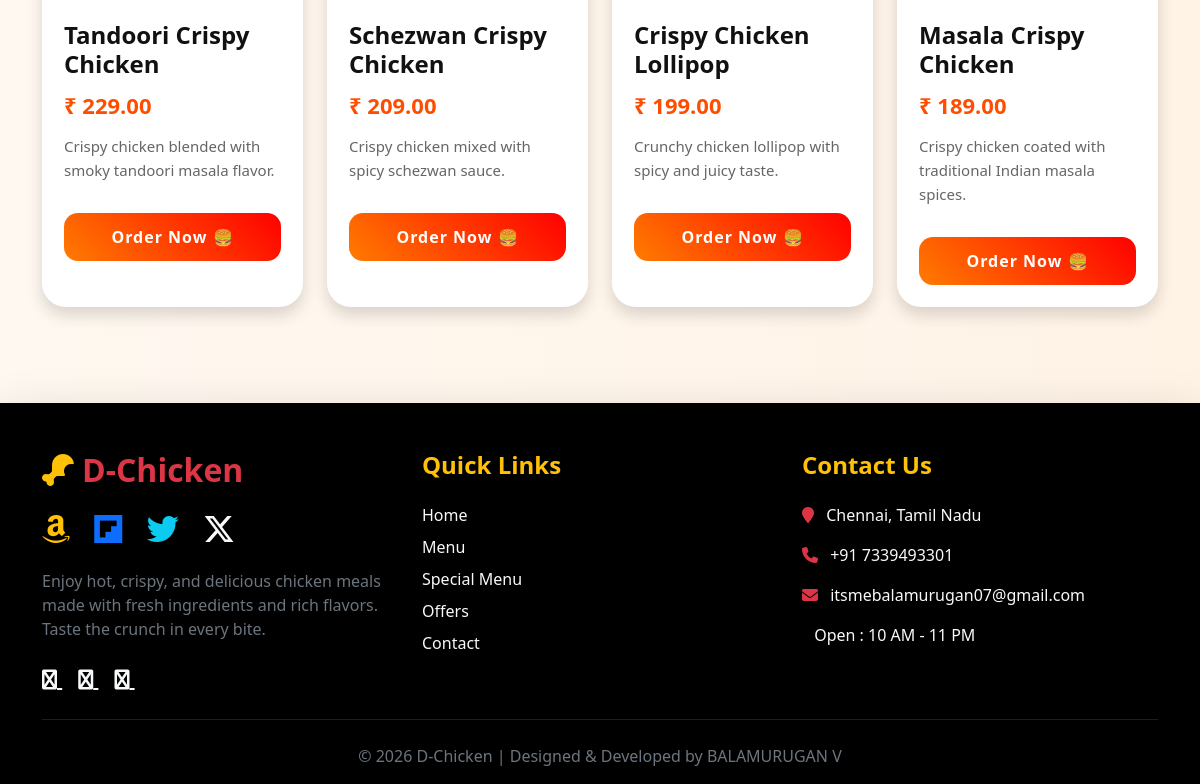
Before: /profile/ (lower part) with the older database file.
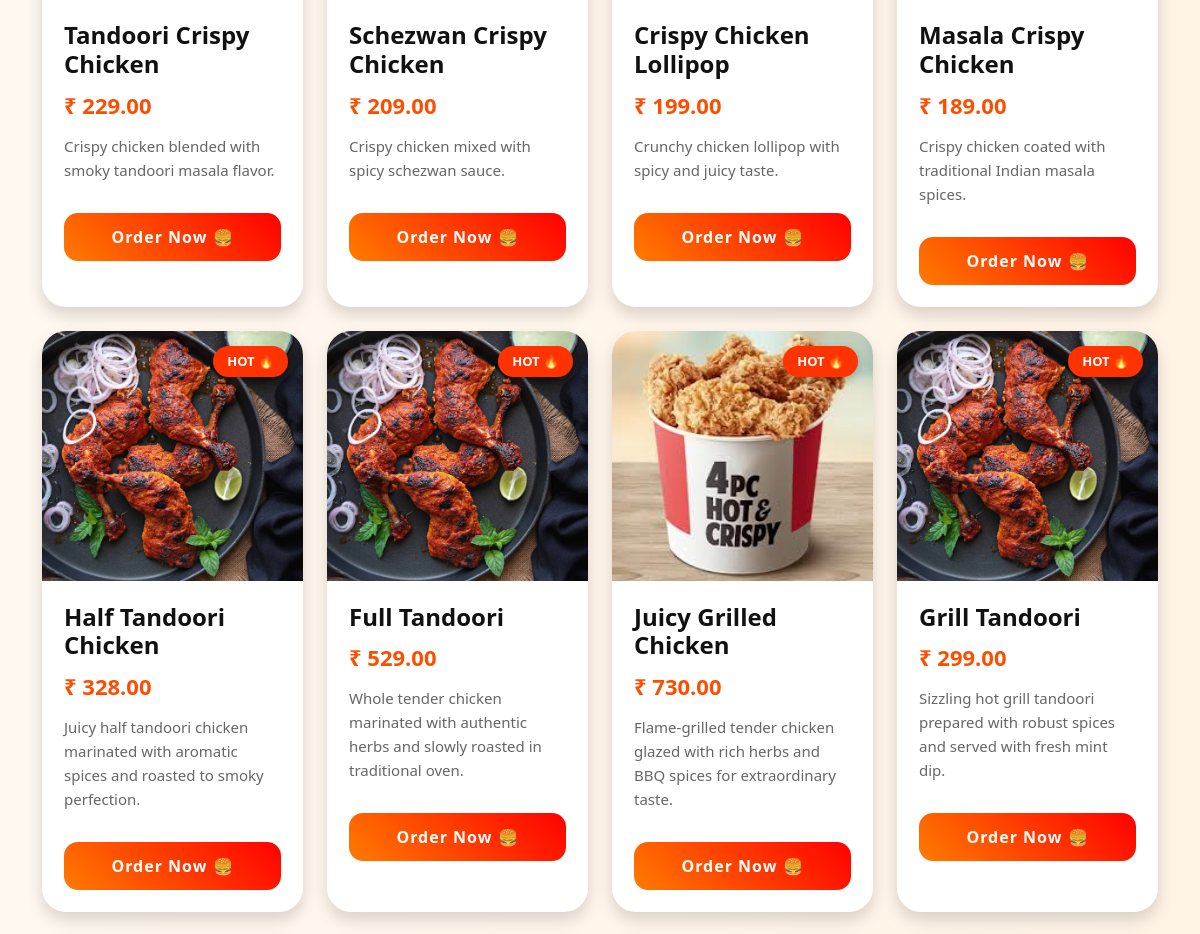
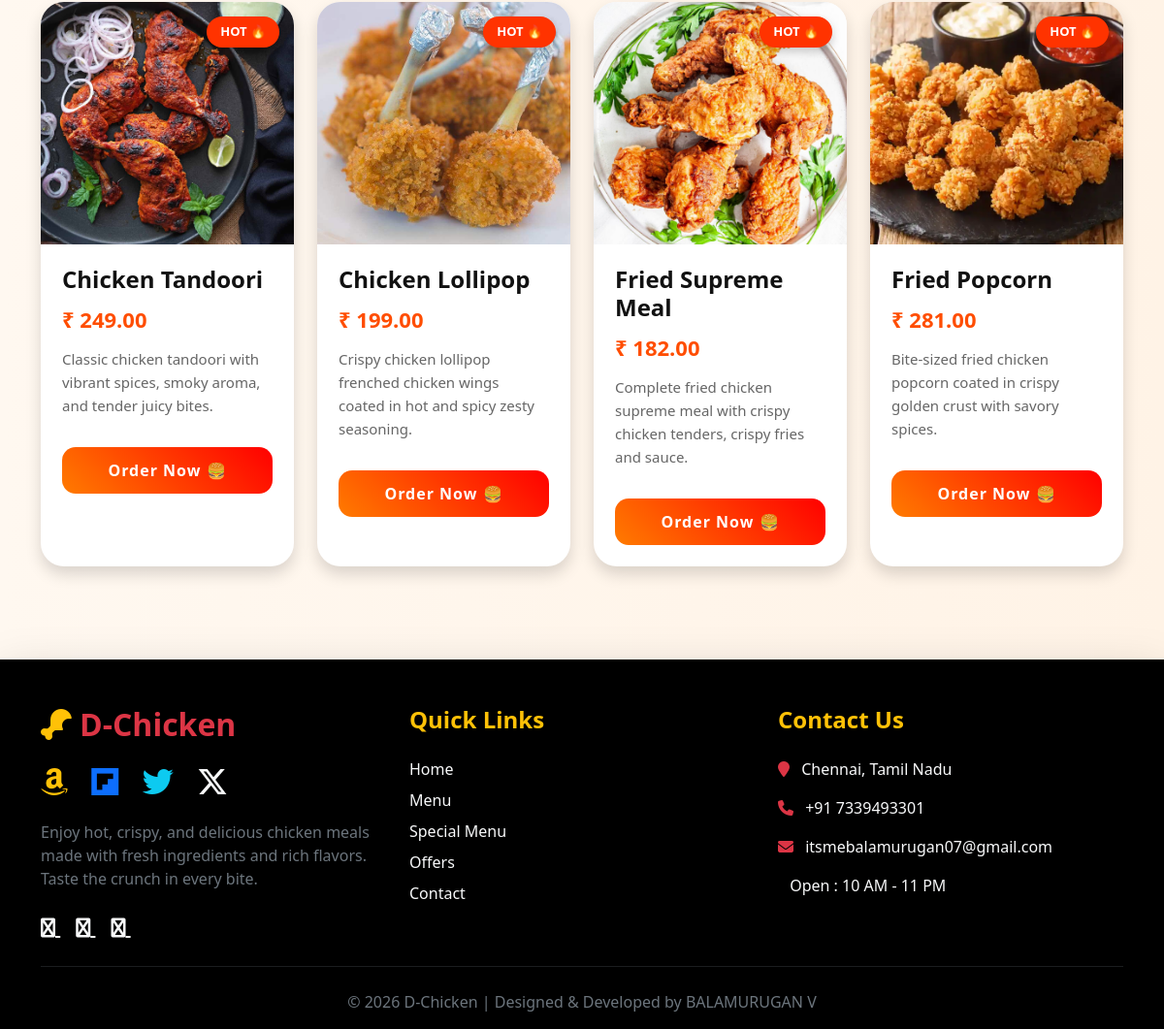
After: the same page with the newer database file (2 pictures, top to bottom).
### crispy/models.py (models this page shows, shortened)
class Product(models.Model):
    name = models.CharField(max_length=150)
    price = models.DecimalField(max_digits=6, decimal_places=2)
    discription = models.TextField()
    image = models.ImageField(upload_to='product/')
    category = models.CharField(max_length=50, default='Crunchy')

### crispy/views.py (the view)
# urls.py: path('profile/', views.profile_details, name='profile'),
def profile_details(request):
    q = request.GET.get('q')
    category = request.GET.get('category')
    data = Product.objects.all()
    if q:
        data = data.filter(name__icontains=q.strip())
    if category:
        data = data.filter(category__iexact=category.strip())
    return render(request, 'profile.html', {
        'data': data,
        'selected_category': category
    })

### crispy/context_processors.py (called while the page is built)
def cart_context(request):
    cart = request.session.get('cart', {})
    cart_count = sum(cart.values()) if isinstance(cart, dict) else 0
    username = request.session.get('username') or request.COOKIES.get('username')
    if not request.session.get('username') and username:
        request.session['username'] = username
        request.session.modified = True
    return {
        'cart_count': cart_count,
        'current_user': username,
    }

### crispy/Templates/profile.html (shortened to what this page needs)
{% extends 'base.html' %}
{% block content %}
<section class="py-5">
    <div class="container">
        <div class="row g-4">
            {% for i in data %}
            <div class="col-lg-3 col-md-4 col-sm-6">
                <a href="{% url 'product_details' i.id %}" class="product-link">
                    <div class="card h-100 shadow">
                        <div class="food-badge">
                            HOT 🔥
                        </div>
                        <div class="card-img-box">
                            <img src="{{ i.image.url }}"
                                 class="card-img-top"
                                 style="height:250px; object-fit:cover;"
                                 alt="{{ i.name }}">
                        </div>
                        <div class="card-body">
                            <h4 class="card-title">
                                {{ i.name }}
                            </h4>
                            <div class="price">
                                ₹ {{ i.price }}
                            </div>
                            <p class="card-text">
                                {{ i.discription }}
                            </p>
                            <button type="button" class="snack-btn">
                                Order Now 🍔
                            </button>
                        </div>
                    </div>
                </a>
            </div>
            {% endfor %}
        </div>
    </div>
</section>
{% endblock %}

### crispy/Templates/base.html (shortened to what this page needs)
{% load static %}
<!DOCTYPE html>
<html lang="en">
<head>
    <link rel="stylesheet" href="{% static 'css/style.css' %}">
    <link href="https://cdn.jsdelivr.net/npm/bootstrap@5.3.8/dist/css/bootstrap.min.css" rel="stylesheet">
</head>
<body>
    {% block content %}
    {% endblock %}
<link rel="stylesheet"
href="https://cdnjs.cloudflare.com/ajax/libs/font-awesome/6.5.1/css/all.min.css">
<footer class="bg-black text-light pt-5 pb-3 mt-5 shadow-lg">
  <div class="container">
    <div class="row gy-4">
      <div class="col-lg-4">
        <h2 class="fw-bold text-danger">
          <i class="fa-solid fa-drumstick-bite me-2 text-warning"></i>D-Chicken
        </h2>
        <div class="mt-3 fs-2">
          <i class="fa-brands fa-amazon fa-spin text-warning me-3"></i>
          <i class="fa-brands fa-flipboard fa-bounce text-primary me-3"></i>
          <i class="fa-brands fa-twitter fa-fade text-info me-3"></i>
          <i class="fa-brands fa-x-twitter fa-flip text-light"></i>
        </div>
        <p class="mt-3 text-secondary">
          Enjoy hot, crispy, and delicious chicken meals made with fresh ingredients and rich flavors.
          Taste the crunch in every bite.
        </p>
        <div class="mt-4">
          <a href="#" class="text-light me-3 fs-5">
            <i class="fa fa-facebook"></i>
          </a>
          <a href="#" class="text-light me-3 fs-5">
            <i class="fa fa-instagram"></i>
          </a>
          <a href="#" class="text-light me-3 fs-5">
            <i class="fa fa-twitter"></i>
          </a>
        </div>
      </div>
      <div class="col-lg-4">
        <h4 class="fw-bold mb-4 text-warning">Quick Links</h4>
        <ul class="list-unstyled">
          <li class="mb-2">
            <a href="{% url 'home' %}" class="text-decoration-none text-light">Home</a>
          </li>
          <li class="mb-2">
            <a href="{% url 'profile' %}" class="text-decoration-none text-light">Menu</a>
          </li>
          <li class="mb-2">
            <a href="{% url 'home' %}#special-menu-section" class="text-decoration-none text-light">Special Menu</a>
          </li>
          <li class="mb-2">
            <a href="{% url 'profile' %}?category=Crunchy" class="text-decoration-none text-light">Offers</a>
          </li>
          <li>
            <a href="#contact-info" class="text-decoration-none text-light">Contact</a>
          </li>
        </ul>
      </div>
      <div class="col-lg-4" id="contact-info">
        <h4 class="fw-bold mb-4 text-warning">Contact Us</h4>
        <p>
          <i class="fa fa-map-marker me-2 text-danger"></i>
          Chennai, Tamil Nadu
        </p>
        <p>
          <i class="fa fa-phone me-2 text-danger"></i>
          +91 7339493301
        </p>
        <p>
          <i class="fa fa-envelope me-2 text-danger"></i>
          itsmebalamurugan07@gmail.com
        </p>
        <p>
          Open : 10 AM - 11 PM
        </p>
      </div>
    </div>
    <hr class="border-secondary my-4">
    <div class="text-center">
      <p class="mb-0 text-secondary">
        © 2026 D-Chicken | Designed & Developed by BALAMURUGAN V
      </p>
    </div>
  </div>
</footer>
</body>
</html>

### crispy/Templates/base.html (style rules this page uses)
body { padding-top:140px; }

### crispy/Templates/profile.html (style rules this page uses)
body { background: linear-gradient(to right, #fff8f0, #fff3e6); }
.product-link { text-decoration: none; color: inherit; }
.card { border: none; border-radius: 24px; overflow: hidden; transition: 0.45s ease; background: white; position: relative; }
.card-img-box { overflow: hidden; }
.card img { transition: 0.6s; }
.card-body { padding: 22px; }
.card-title { font-weight: 800; color: #111; font-size: 24px; margin-bottom: 10px; }
.price { font-size: 22px; font-weight: 900; color: #ff4d00; margin-bottom: 12px; }
.card-text { color: #666; line-height: 1.6; font-size: 15px; }
.snack-btn { width: 100%; padding: 12px; border: none; border-radius: 14px; background: linear-gradient(45deg,#ff7b00,#ff0000); color: white; font-weight: 700; letter-spacing: 1px; transition: 0.4s; margin-top: 15px; }
.food-badge { position: absolute; top: 15px; right: 15px; background: #ff3300; color: white; padding: 6px 14px; border-radius: 50px; font-size: 13px; font-weight: bold; z-index: 10; box-shadow: 0 4px 10px rgba(0,0,0,0.2); }

Changed rows visible on the page:
added Product: image (picture), name "Half Tandoori Chicken", price "328.00", discription "Juicy half tandoori chicken marinated with aromatic spices and roasted to smoky perfection."
added Product: image (picture), name "Full Tandoori", price "529.00", discription "Whole tender chicken marinated with authentic herbs and slowly roasted in traditional oven."
added Product: image (picture), name "Juicy Grilled Chicken", price "730.00", discription "Flame-grilled tender chicken glazed with rich herbs and BBQ spices for extraordinary taste."
added Product: image (picture), name "Grill Tandoori", price "299.00", discription "Sizzling hot grill tandoori prepared with robust spices and served with fresh mint dip."
added Product: image (picture), name "Chicken Tandoori", price "249.00", discription "Classic chicken tandoori with vibrant spices, smoky aroma, and tender juicy bites."
added Product: image (picture), name "Chicken Lollipop", price "199.00", discription "Crispy chicken lollipop frenched chicken wings coated in hot and spicy zesty seasoning."
added Product: image (picture), name "Fried Supreme Meal", price "182.00", discription "Complete fried chicken supreme meal with crispy chicken tenders, crispy fries and sauce."
added Product: image (picture), name "Fried Popcorn", price "281.00", discription "Bite-sized fried chicken popcorn coated in crispy golden crust with savory spices."
